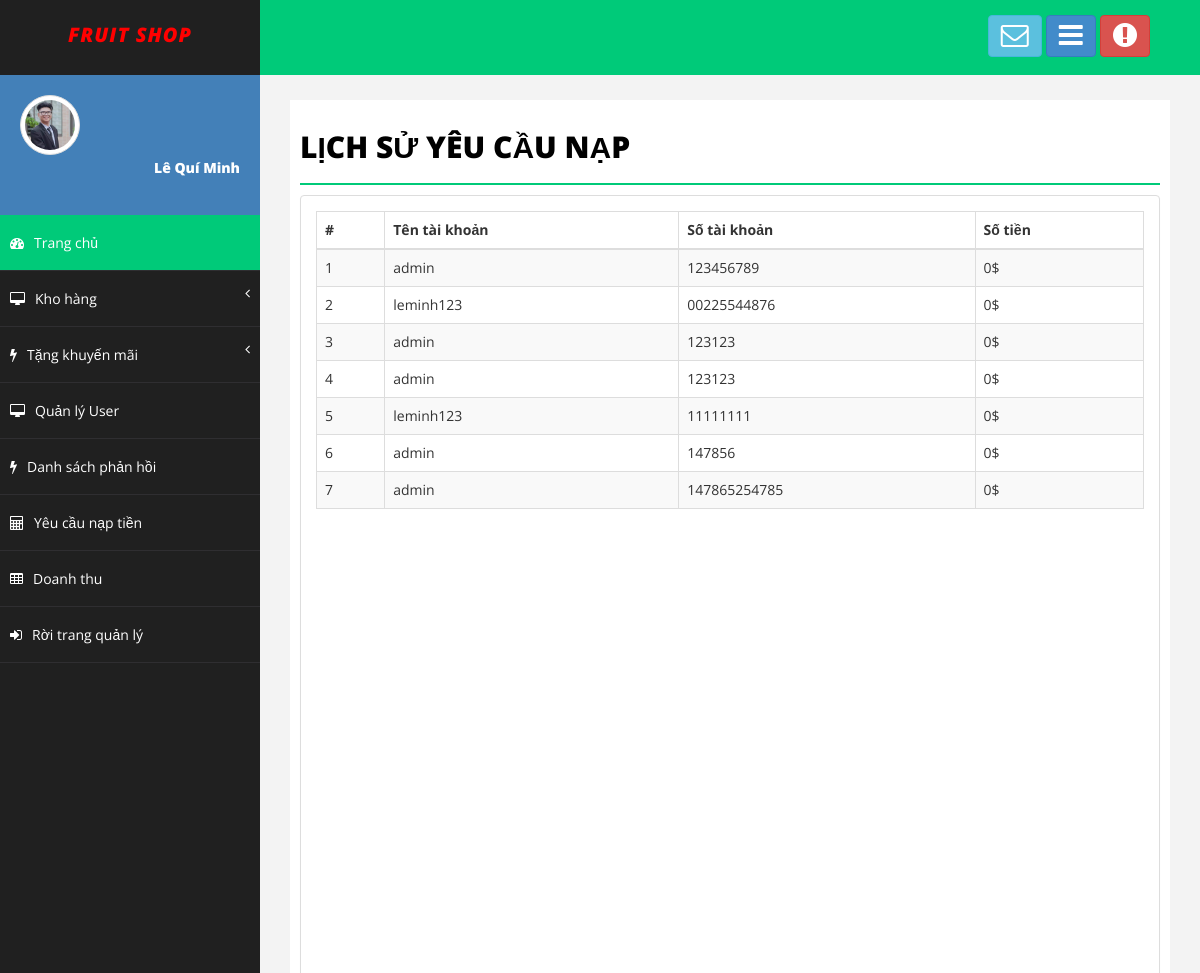
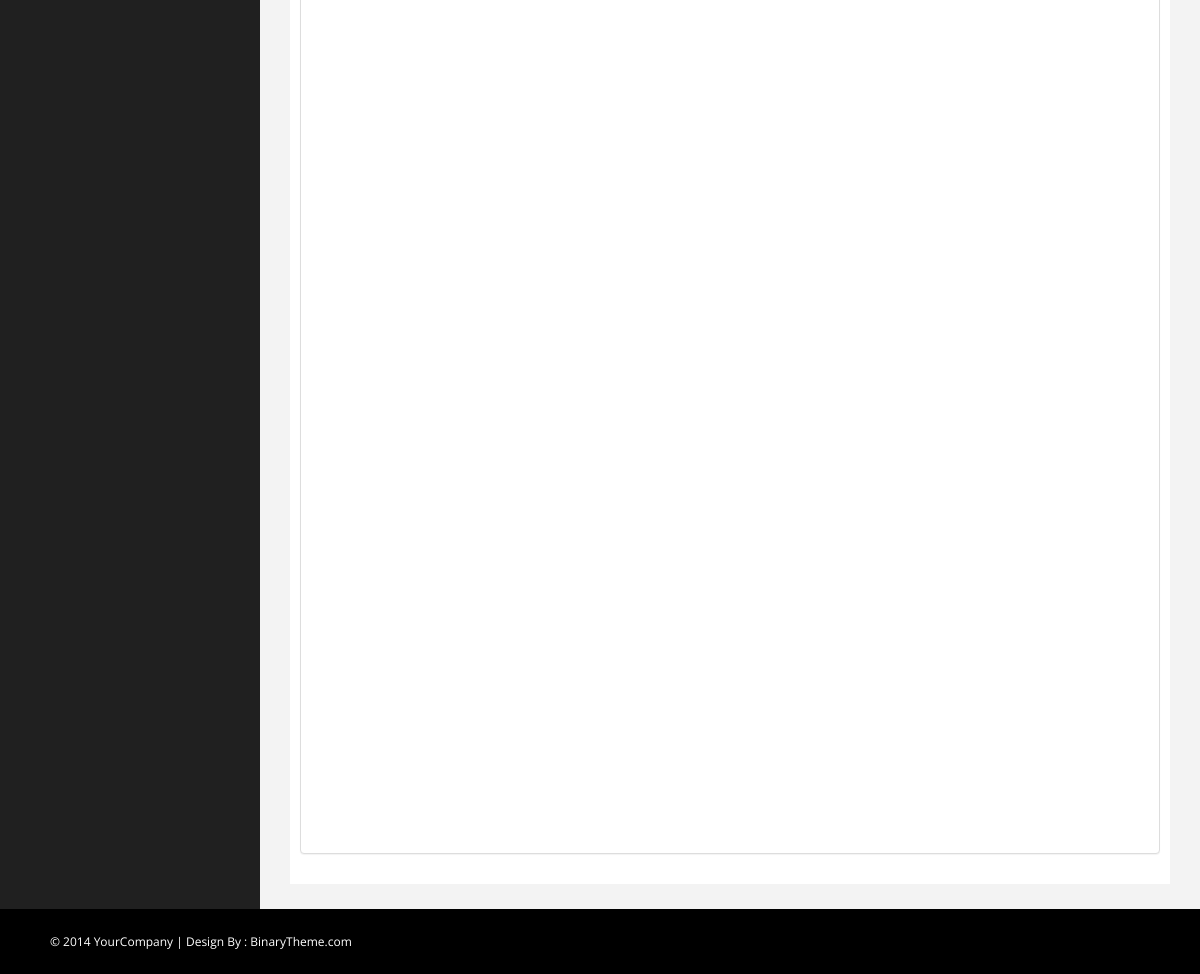
/Admin/LisuYCNT.php (signed in), run on the app's committed database (2 pictures, top to bottom).
### tables this page shows
CREATE TABLE `dsuser` (
  `ID_User` int(11) NOT NULL,
  `Name_User` varchar(50) NOT NULL,
  `Sex` varchar(50) NOT NULL,
  `Address` varchar(50) NOT NULL,
  `Date` date NOT NULL,
  `PhoneNumber` varchar(50) NOT NULL,
  `Email` varchar(50) NOT NULL,
  `Avt` varchar(50) NOT NULL,
  `Wallet` double NOT NULL,
  `Chucvu` varchar(50) NOT NULL,
  `Name_TK` varchar(50) NOT NULL
);

CREATE TABLE `yeucaunaptien` (
  `ID` int(11) NOT NULL,
  `Name_TK` varchar(50) NOT NULL,
  `STK` varchar(50) NOT NULL,
  `SoTien` int(50) NOT NULL,
  `TB` int(1) NOT NULL,
  `Xacnhan` varchar(50) NOT NULL
);

### Admin/Control.php (called while the page is built, shortened)
<?php
    include("../Connect.php");
    class data{
        function Search_User($tentk){
            global $con;
            $sql = "SELECT* FROM dsuser WHERE Name_TK = '$tentk'";
            $run = mysqli_query($con,$sql);
            return $run;
        }
        function Load_LSXT(){
            global $con;
            $sql = "SELECT* FROM yeucaunaptien
                    WHERE Xacnhan = 'đã'";
            $run = mysqli_query($con,$sql);
            return $run;
        }
    }
?>

### Admin/LisuYCNT.php (the view, shortened to what this page needs)
<!DOCTYPE html>
<html xmlns="http://www.w3.org/1999/xhtml">
<head>
    <?php
        include("Control.php");
        $getdata = new data();
        $input = $getdata->Search_User($_SESSION['TenTK']);
        $ttcn = mysqli_fetch_array($input);
    ?>
    <link href="assets/css/bootstrap.css" rel="stylesheet" />
    <link href="assets/css/font-awesome.css" rel="stylesheet" />
    <link href="assets/css/basic.css" rel="stylesheet" />
    <link href="assets/css/custom.css" rel="stylesheet" />
</head>
<body>
    <div id="wrapper">
        <nav class="navbar navbar-default navbar-cls-top " role="navigation" style="margin-bottom: 0">
            <div class="navbar-header">
                <a class="navbar-brand" style="font-style: italic; color: red;" href="Admin_TC.php">Fruit Shop</a>
            </div>
            <div class="header-right">
                <a href="message-task.html" class="btn btn-info" title="Hộp thư đến"><i class="fa fa-envelope-o fa-2x"></i></a>
                <a href="message-task.html" class="btn btn-primary" title="New Task"><i class="fa fa-bars fa-2x"></i></a>
                <button href="login.html" id="logout" class="btn btn-danger" title="Logout"><i class="fa fa-exclamation-circle fa-2x"></i></button>
            </div>
        </nav>
        <nav class="navbar-default navbar-side" role="navigation">
            <div class="sidebar-collapse">
                <ul class="nav" id="main-menu">
                    <li>
                        <div class="user-img-div">
                            <img src="../User/images/image_User/<?php echo$ttcn['Avt']; ?>" class="img-thumbnail" style="border-radius: 50%;" />
                            <div class="inner-text">
                                <?php echo$ttcn['Name_User']; ?>
                            </div>
                        </div>
                    </li>
                    <li>
                        <a class="active-menu" href="Admin_TC.php"><i class="fa fa-dashboard "></i>Trang chủ</a>
                    </li>
                    <li>
                        <a href="#"><i class="fa fa-desktop"></i>Kho hàng<span class="fa arrow"></span></a>
                    </li>
                     <li>
                        <a href="#"><i class="fa fa-flash"></i>Tặng khuyến mãi<span class="fa arrow"></span></a>
                    </li>
                    <li>
                        <a href="QLUser.php"><i class="fa fa-desktop"></i>Quản lý User</a>
                    </li>
                    <li>
                        <a href="DSPhanhoi.php"><i class="fa fa-flash"></i>Danh sách phản hồi</a>
                    </li>
                    <li>
                        <a href="#"><i class="fa fa-calculator"></i>Yêu cầu nạp tiền</a>
                    </li>
                    <li>
                        <a href="#"><i class="fa fa-table"></i>Doanh thu</a>
                    </li>
                    <li>
                        <a href="../User/Trangchu.php" ><i class="fa fa-sign-in "></i>Rời trang quản lý</a>
                    </li>
                </ul>
             </div>
        </nav>
        <div id="page-wrapper">
            <div id="page-inner">
                <h1 class="page-head-line">Lịch sử yêu cầu nạp</h1>
                <div class="row">
                    <div class="col-md-12">
                        <div class="panel panel-default">
                            <form method="post">
                                <div class="panel-body">
                                    <div class="table-responsive" style="height: 1600px; overflow: auto;">
                                        <table class="table table-striped table-bordered table-hover">
                                            <thead>
                                                <tr>
                                                    <th>#</th>
                                                    <th>Tên tài khoản</th>
                                                    <th>Số tài khoản</th>
                                                    <th>Số tiền</th>
                                                </tr>
                                            </thead>
                                            <tbody>
                                                <?php
                                                    $listlsxt = $getdata->Load_LSXT();
                                                    $stt=1;
                                                    foreach($listlsxt as $sp){
                                                ?>
                                                    <tr>
                                                        <td><?php echo$stt++; ?></td>
                                                        <td><?php echo$sp["Name_TK"]; ?></td>
                                                        <td><?php echo$sp["STK"]; ?></td>
                                                        <td><?php echo$sp["SoTien"]; ?>$</td>
                                                    </tr>
                                                <?php
                                                    }
                                                ?>
                                            </tbody>
                                        </table>
                                    </div>
                                </div>
                            </form>
                        </div>
                    </div>
                </div>
            </div>
        </div>
    </div>
    <div id="footer-sec">
        &copy; 2014 YourCompany | Design By : <a href="http://www.binarytheme.com/" target="_blank">BinaryTheme.com</a>
    </div>
</body>
</html>

### Admin/assets/css/basic.css (style rules this page uses)
body { font-family: 'Open Sans', sans-serif; line-height:25px; }
#wrapper { width: 100%; background: #202020; }
#page-wrapper { padding: 15px 15px; min-height: 600px; background: #F3F3F3; }
#page-inner { width: 100%; margin: 10px 20px 10px 0px; background-color: #fff!important; padding: 10px; min-height: 1200px; }
.page-head-line { font-size: 30px; text-transform: uppercase; color: #000; font-weight: 800; padding-bottom: 20px; border-bottom: 2px solid #00CA79; margin-bottom: 10px; }
.navbar-cls-top .navbar-brand { color: #fff; background: #202020; width: 260px; text-align: center; height: 75px; font-size: 20px; letter-spacing: 1px; font-weight: 900; padding-top: 25px; text-transform:uppercase; }
.header-right { color: #fff; padding: 15px 50px 5px 50px; float: right; font-size: 16px; }
.user-img-div { min-height: 140px; padding: 20px; background-color: #4380B8; }
.user-img-div img { max-height: 60px; }
.user-img-div .inner-text { text-align: right; position: relative; color: #fff; font-weight: 800; line-height: 25px; }
.active-menu { background-color: #00CA79!important; }
.arrow { float: right; }
.fa.arrow:before { content: "\f104"; }
.sidebar-collapse, .sidebar-collapse .nav { background: none; }
.sidebar-collapse .nav { padding: 0; }
.sidebar-collapse .nav > li > a { color: #fff; background: #202020; text-shadow: none; padding: 15px 40px; border-bottom: 1px solid #2F2E31; }
.sidebar-collapse > .nav > li > a { padding: 15px 10px; }
.navbar-side { border: none; background-color: #202020; }
.navbar-cls-top { background: #00CA79; border-bottom: none; }
.navbar-default { border: 0px solid black; }
.navbar-header { background: #000000; }
.nav > li > a > i { margin-right: 10px; }
#footer-sec { background-color:#000; padding:20px 50px; color:#fff; font-size:12px; }
#footer-sec a { color:#fff; }
@media (min-width:768px) { #page-wrapper { margin: 0 0 0 260px; padding: 15px 30px; min-height: 1200px; } }
@media (min-width:768px) { .navbar-side { z-index: 1; position: absolute; width: 260px; } }
@media (min-width:768px) { .navbar { border-radius: 0px; } }

### data on the page
dsuser: Avt (picture), Name_User "Lê Quí Minh"
yeucaunaptien: Name_TK "admin", STK "123456789", SoTien "0"
yeucaunaptien: Name_TK "leminh123", STK "00225544876", SoTien "0"
yeucaunaptien: Name_TK "admin", STK "123123", SoTien "0"
yeucaunaptien: Name_TK "admin", STK "123123", SoTien "0"
yeucaunaptien: Name_TK "leminh123", STK "11111111", SoTien "0"
yeucaunaptien: Name_TK "admin", STK "147856", SoTien "0"
yeucaunaptien: Name_TK "admin", STK "147865254785", SoTien "0"
